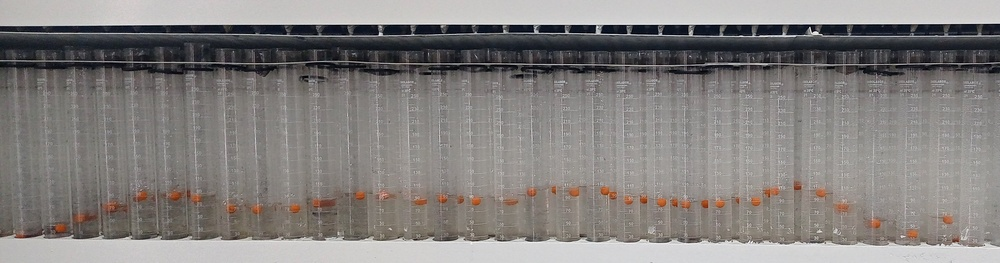
#> input picture imagens/Lmpp_tratada/IMG_20230425_143030_BURST17.jpg, 1000 x 263 px, shrunk from 3099 x 816 before the run; its folder holds only this picture in this run
$ python lmppv6.py
#> lines starting #> are read from the running program, lines starting #| are printed output that depends on the picture; after the words box and inside, x2 and y2 are one past the last pixel; in counts of white or black regions, pixels touching at a corner belong together
import cv2
import os
import numpy as np
import pandas as pd

# Definir o caminho para o diretório das imagens
caminho_diretorio = 'imagens/Lmpp_tratada'

# Definir a área da circunferência utilizada para calcular o volume das boias
Area_da_circunferencia = 1.0

# Definir a cor laranja em RGB
laranja = (0, 165, 255)

# Inicializar as listas de volumes, quantidades de água e coeficientes de variação
volumes = []
quantidades_de_agua = []
coeficientes_variacao = []

# Loop através de todas as imagens no diretório
for nome_arquivo in os.listdir(caminho_diretorio):
    # Verificar se o arquivo é uma imagem
    if nome_arquivo.endswith('.jpg') or nome_arquivo.endswith('.png'):

        # Carregar a imagem
        img = cv2.imread(os.path.join(caminho_diretorio, nome_arquivo))
#> img is the input picture: shape (263, 1000, 3); mean B, G, R 126.1, 128, 131.6

        # Converter para escala de cinza
        gray = cv2.cvtColor(img, cv2.COLOR_BGR2GRAY)

        # Filtrar apenas as cores laranja
        hsv = cv2.cvtColor(img, cv2.COLOR_BGR2HSV)
#> hsv: shape (263, 1000, 3); mean H, S, V 45.5, 21.6, 132.9
        lower_orange = np.array([0, 100, 100])
        upper_orange = np.array([20, 255, 255])
        mask = cv2.inRange(hsv, lower_orange, upper_orange)
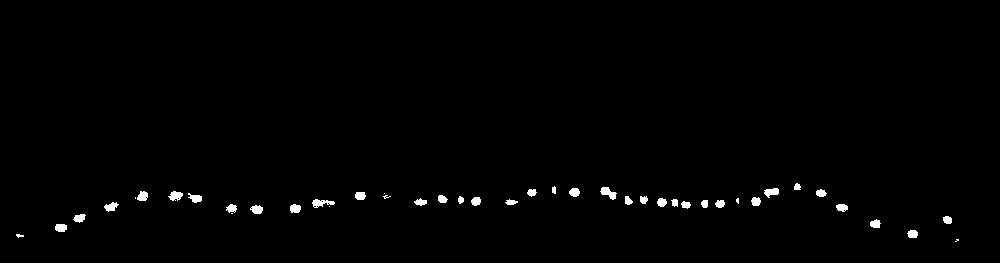
#> mask: shape (263, 1000); 0.95% white; 43 white regions (7 under 20 px)

        # Aplicar limiarização para separar o fundo das boias
        _, thresh = cv2.threshold(mask, 100, 255, cv2.THRESH_BINARY)

        # Aplicar um filtro gaussiano para suavizar a imagem
        blur = cv2.GaussianBlur(thresh, (5,5), 0)

        # Encontrar contornos na imagem filtrada
        contours, _ = cv2.findContours(blur, cv2.RETR_EXTERNAL, cv2.CHAIN_APPROX_SIMPLE)
#> contours = 36 contours; largest, box (x1, y1, x2, y2) and area: (655, 196, 693, 211) 370, (749, 186, 781, 208) 332, (310, 197, 337, 210) 249, (598, 185, 619, 202) 222, (166, 189, 185, 203) 194

        # Desenhar os contornos encontrados na imagem original
        for cnt in contours:
            x,y,w,h = cv2.boundingRect(cnt)
            cv2.rectangle(img, (x,y), (x+w,y+h), laranja, 2)

            # Calcular o volume da boia
            volume = (w/2)**2 * np.pi * Area_da_circunferencia
            volumes.append(volume)

            # Calcular a quantidade de água no tubo
            quantidade_de_agua = 250 - (250*w/img.shape[1])
            quantidades_de_agua.append(quantidade_de_agua)
#> this loop made 36 passes
#> (x, y, w, h, volume, quantidade_de_agua) on passes 1 to 12: (953, 237, 8, 7, 50.27, 248), (14, 232, 12, 8, 113.1, 247), (905, 228, 15, 12, 176.7, 246.2), (53, 222, 16, 12, 201.1, 246), (868, 217, 15, 13, 176.7, 246.2), (941, 214, 13, 12, 132.7, 246.8), (71, 212, 17, 13, 227, 245.8), (248, 203, 17, 13, 227, 245.8), (834, 202, 16, 12, 201.1, 246), (288, 202, 15, 13, 176.7, 246.2), (224, 202, 15, 14, 176.7, 246.2), (102, 200, 19, 14, 283.5, 245.2)
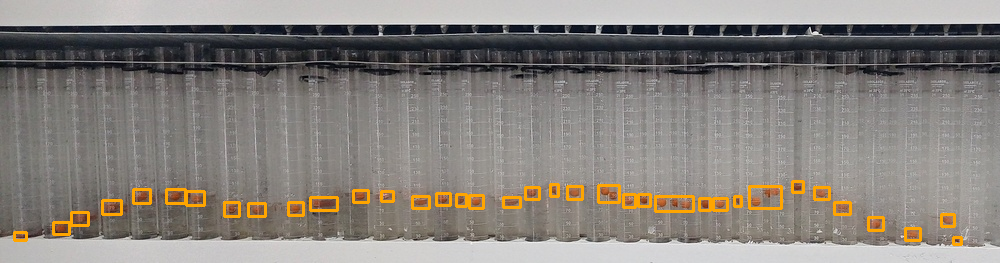
#> img: shape (263, 1000, 3); 2.26% of pixels changed, all inside (x1, y1, x2, y2) = (13, 180, 963, 246)
#> after the loop, quantidades_de_agua = 36 values, max 248.2 at index 16, min 240.5 at index 17, mean 246.1; volumes = 36 values, max 1134.1 at index 17, min 38.48 at index 16, mean 223.9

        # Calcular o coeficiente de variação
        coef_variacao = np.std(volumes) / np.mean(volumes)
#> coef_variacao = 0.927
        coeficientes_variacao.append(coef_variacao)

# Salvar os coeficientes de variação em um único arquivo CSV
df = pd.DataFrame({'nome_arquivo': os.listdir(caminho_diretorio),
                   'coeficiente_variacao': coeficientes_variacao})
#> df = table of 1 rows and 2 columns
df.to_csv('coeficientes_variacao.csv', index=False)

$ run again, on imagens/Lmpp_tratada/IMG_20230425_143052_BURST1.jpg
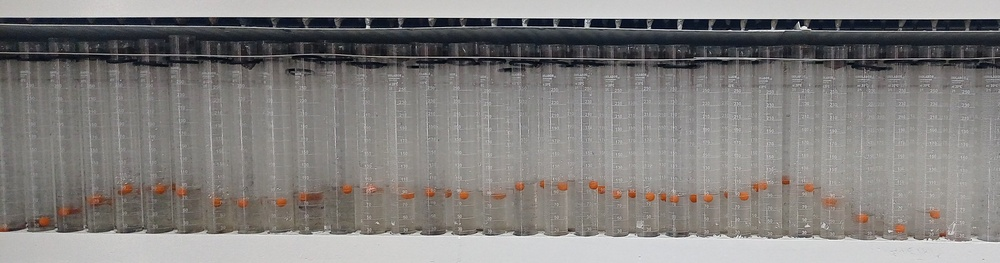
#> input picture imagens/Lmpp_tratada/IMG_20230425_143052_BURST1.jpg, 1000 x 263 px, shrunk from 3099 x 816 before the run
#> img is the input picture: shape (263, 1000, 3); mean B, G, R 126.5, 128.4, 131
#> hsv: shape (263, 1000, 3); mean H, S, V 46.4, 20.8, 132.5
#> `mask = cv2.inRange(hsv, lower_orange, upper_orange)`:
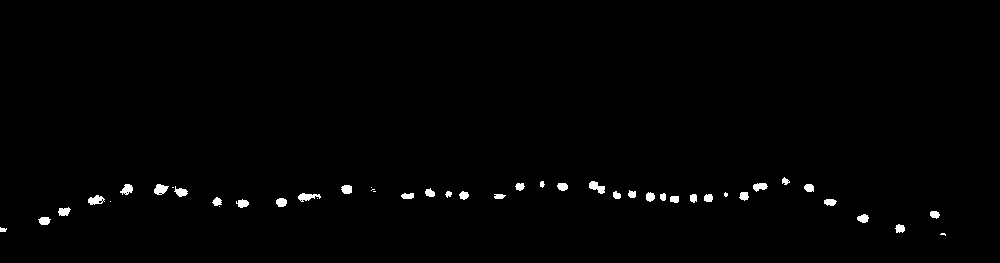
#> mask: shape (263, 1000); 0.95% white; 45 white regions (9 under 20 px)
#> contours = 38 contours, 1 with area under 20; largest, box (x1, y1, x2, y2) and area: (152, 182, 190, 199) 402, (296, 191, 323, 204) 246, (587, 179, 607, 196) 222, (86, 193, 107, 207) 217, (658, 191, 681, 205) 216
#> the loop `for cnt in contours:` made 38 passes
#> (x, y, w, h, volume, quantidade_de_agua) on passes 1, 2, 3, 4, 5, 6, 7, 9: (938, 231, 10, 7, 78.54, 247.5), (0, 225, 9, 9, 63.62, 247.8), (893, 222, 14, 13, 153.9, 246.5), (36, 215, 17, 12, 227, 245.8), (855, 212, 16, 13, 201.1, 246), (928, 209, 14, 12, 153.9, 246.5), (56, 205, 17, 13, 227, 245.8), (822, 197, 17, 11, 227, 245.8)
#> after the loop `for cnt in contours:`:
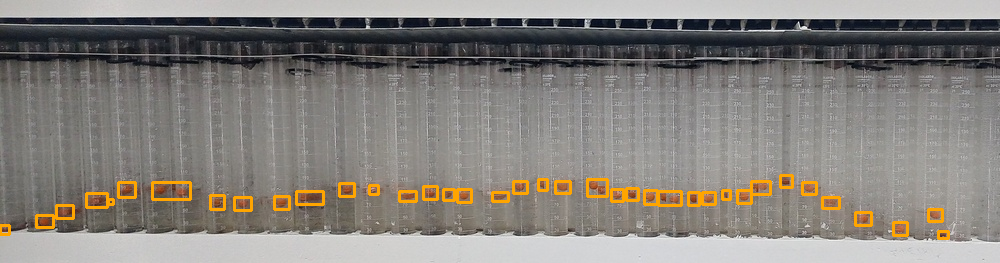
#> img: shape (263, 1000, 3); 2.27% of pixels changed, all inside (x1, y1, x2, y2) = (0, 174, 950, 240)
#> after the loop `for cnt in contours:`: quantidades_de_agua = 38 values, max 248.8 at index 7, min 240.5 at index 30, mean 246.2; volumes = 38 values, max 1134.1 at index 30, min 19.63 at index 7, mean 203.3
#> coef_variacao = 0.91
#> df = table of 1 rows and 2 columns
